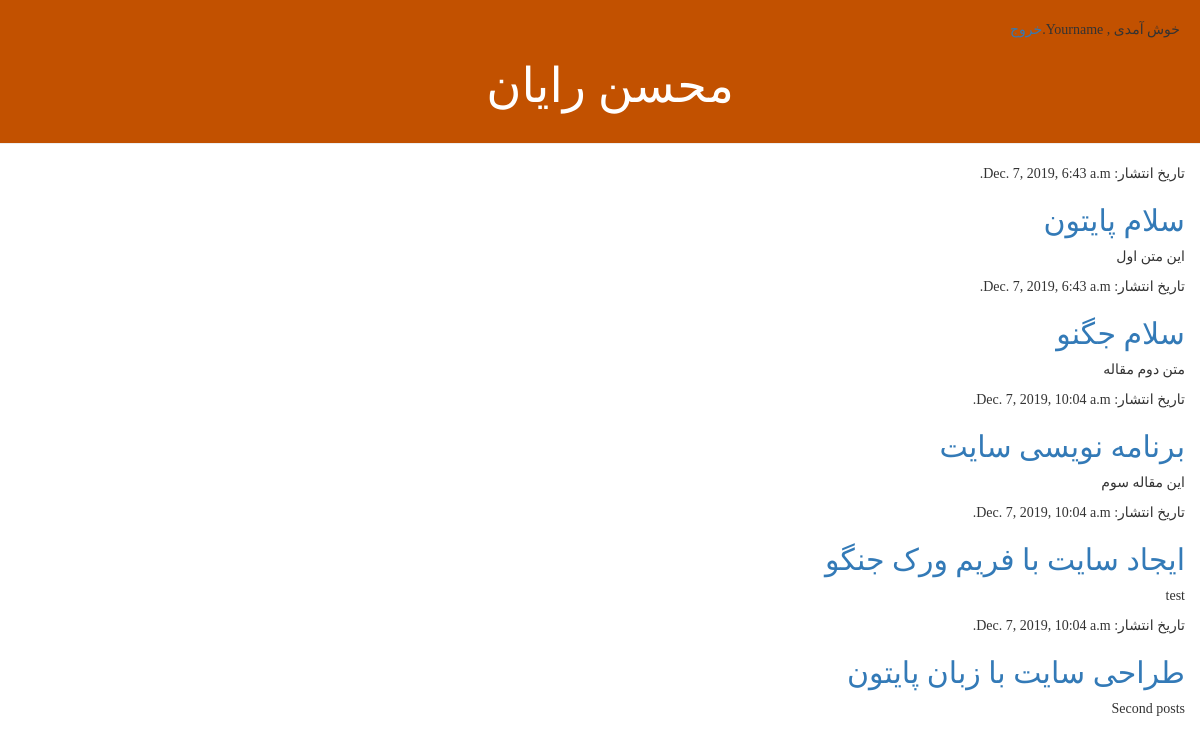
Before: /list (signed in) with the older database file.
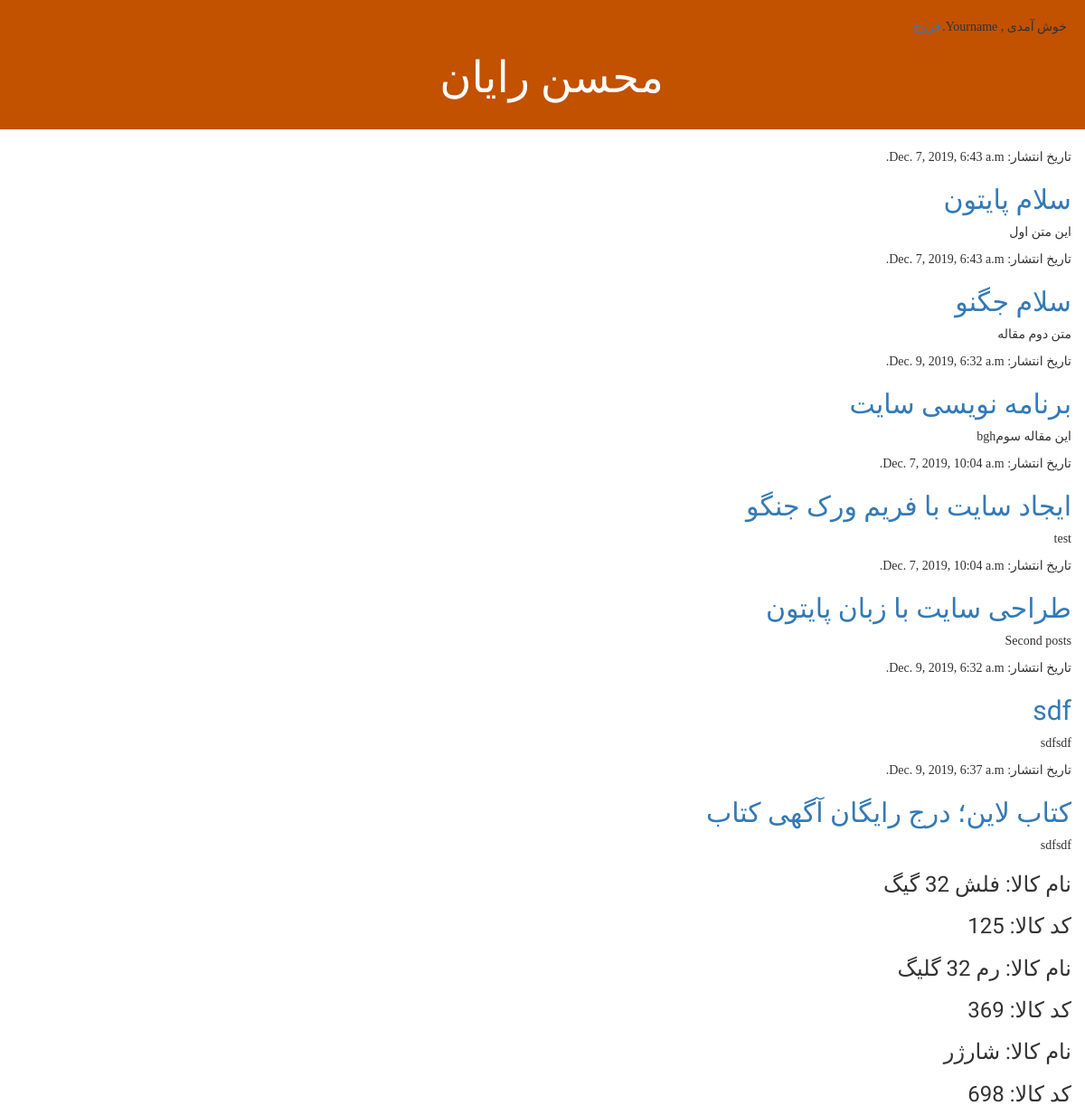
After: the same page with the newer database file.
### blog/models.py (models this page shows, shortened)
class Post(models.Model):
    author = models.ForeignKey(settings.AUTH_USER_MODEL, on_delete=models.CASCADE)
    title = models.CharField(max_length=200)
    text = models.TextField()
    created_date = models.DateTimeField(default=timezone.now)
    published_date = models.DateTimeField(blank=True, null=True)

class Product(models.Model):
    name = models.CharField(max_length=200)
    code = models.IntegerField()
    created_date = models.DateTimeField(default=timezone.now)
    category = models.ForeignKey(Category, on_delete=models.CASCADE, blank=True)

### blog/views.py (the view)
# urls.py: path('list', views.post_list, name='post_list'),
@login_required(login_url='login')
def post_list(request):
    posts = Post.objects.all()
    products = Product.objects.all()
    return render(request, 'blog/post_list.html', {'posts': posts,'products':products})

### blog/templates/blog/post_list.html
{% extends 'blog/base.html' %}
{% block content %}
{% for post in posts %}
    <div>
        <p>تاریخ انتشار: {{ post.published_date }}</p>
        <h2><a href="{% url 'post_detail' pk=post.pk %}">{{ post.title }}</a></h2>
        <p>{{ post.text|linebreaksbr }}</p>
    </div>
{% endfor %}
{% for product in products %}
    <div>
        <h3>نام کالا: {{ product.name }}</h3>
        <h3>کد کالا: {{ product.code }}</h3>
    </div>
{% endfor %}
{% endblock %}

Changed rows visible on the page:
changed Post "برنامه نویسی سایت": published_date "Dec. 7, 2019, 10:04 a.m." → "Dec. 9, 2019, 6:32 a.m."; text "این مقاله سوم" → "این مقاله سومbgh"
added Post: published_date "Dec. 9, 2019, 6:32 a.m.", title "sdf", text "sdfsdf"
added Post: published_date "Dec. 9, 2019, 6:37 a.m.", title "کتاب لاین؛ درج رایگان آگهی کتاب", text "sdfsdf"
added Product: name "فلش 32 گیگ", code "125"
added Product: name "رم 32 گلیگ", code "369"
added Product: name "شارژر", code "698"
